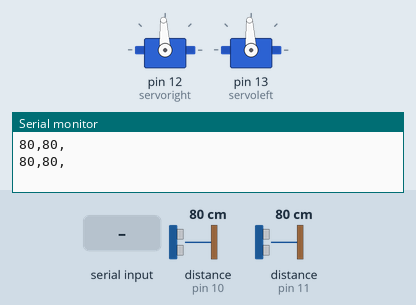
Simulated run of this sketch. Board: Arduino Uno, built with avr-gcc and run on an emulated ATmega328P. On the bench: 2 × servo, the last lines printed to the serial monitor. Wiring (inferred from the names in the program): 2 × ultrasonic range finder: trigger pin 10, echo pin 10 / trigger pin 11, echo pin 11. Inputs (shaded band) come from the test bench; at power-on: distance to the obstacle (sensors on pin 10, pin 11) 80 cm. The echo pulse lasts 58.3 µs per cm.

Above: at 1.2 s.
1.3 s: "R" received over Serial
At 3.2 s:
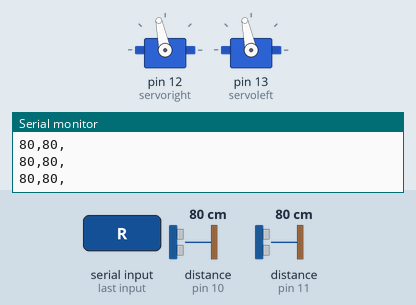
3.5 s: byte 52 ('4') received over Serial
At 4.6 s:
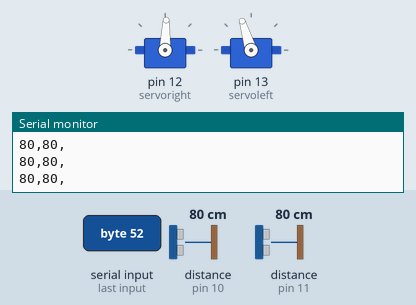
5.5 s: "B" received over Serial
At 6.9 s:
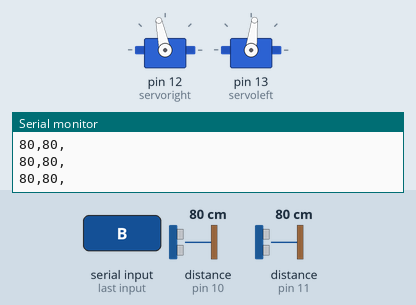
7.5 s: "2" received over Serial
At 9.3 s:
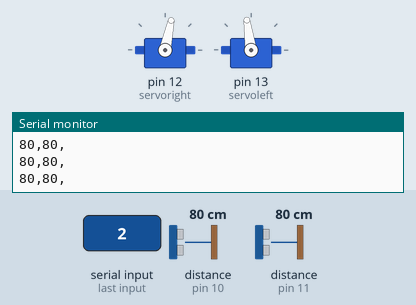
9.6 s: "Q" received over Serial
At 11.6 s:
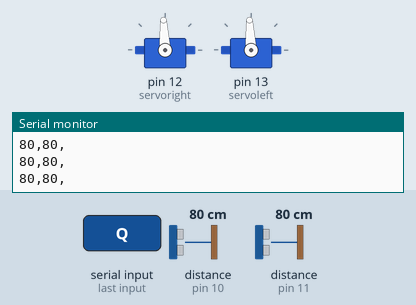
Timing chart, 0 to 13.1 s (numbered marks = the images above; inputs shaded):
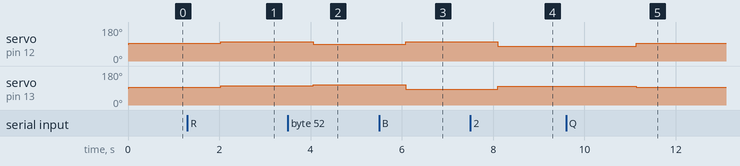

Measured:
- after the input at 1.3 s, servo on pin 12 (servoright), servo on pin 13 (servoleft): 93° → 102° after 0.73 s
- after the input at 3.5 s, servo on pin 12 (servoright): 102° → 88° after 0.56 s; servo on pin 13 (servoleft): 102° → 107° after 0.56 s
- after the input at 5.5 s, servo on pin 12 (servoright): 88° → 102° after 0.58 s; servo on pin 13 (servoleft): 107° → 83° after 0.58 s
- after the input at 7.5 s, servo on pin 12 (servoright): 102° → 78° after 0.60 s; servo on pin 13 (servoleft): 83° → 98° after 0.60 s
- after the input at 9.6 s, servo on pin 12 (servoright): 78° → 93° after 1.5 s; servo on pin 13 (servoleft): 98° → 93° after 1.5 s

The sketch:

RBB_avoid_obstacles.ino
```cpp
#include<Servo.h>
Servo servoright;
Servo servoleft;
int time = 1000;
int pingPin1 = 10;
int pingPin2 = 11;
long durationR,durationL,R,L;
bool cgo = false;
String state = "sstop";
void setup(){
  servoright.attach(12);
  servoleft.attach(13);
  Serial.begin(9600);
}
void loop(){

  //計算左右超音波的距離
  //disR();
  //disL();
  pinMode(pingPin1,OUTPUT);
  digitalWrite(pingPin1,LOW);
  delayMicroseconds(2);
  digitalWrite(pingPin1,HIGH);
  delayMicroseconds(5);
  digitalWrite(pingPin1,LOW);
  pinMode(pingPin1,INPUT);
  durationR = pulseIn(pingPin1,HIGH);
  R = durationR/58;

  pinMode(pingPin2,OUTPUT);
  digitalWrite(pingPin2,LOW);
  delayMicroseconds(2);
  digitalWrite(pingPin2,HIGH);
  delayMicroseconds(5);
  digitalWrite(pingPin2,LOW);
  pinMode(pingPin2,INPUT);
  durationL = pulseIn(pingPin2,HIGH);
  L = durationL/58;

  Serial.print(R);
  Serial.print(",");
  Serial.print(L);
  Serial.println(",");

  //自動模式
  if(cgo == true){
    if(R<30&& L<30){
      CR();
    }
    else if(R<30 && L>30){
      CL();
    }
    else if(R>30&& L<30){
      CR();
    }
    else{
      CF();
    }
  }
  else if(state=="sstop"){
    CS();
  }
  else if(state=="sfoword"){
    CF();
  }
  else if(state=="sback"){
    CB();
  }
  else if(state=="sleft"){
    CL();
  }
  else if(state=="sright"){
    CR();
  }
  else if(state=="sfl"){
    CFL();
  }
  else if(state=="sfll"){
    CFLL();
  }
  else if(state=="sfr"){
    CFR();
  }
  else if(state=="sfrr"){
    CFRR();
  }


  char c;


  if(Serial.available()>0)
  {
    c=Serial.read();
    if(c == 'T'){
      cgo = true;
      state = "sfoword";
    }
    else if(c == 'Q'){
      cgo = false;
      state = "sstop";
    }
    else if(c == 'F'){
      CF();
      state = "sfoword";
    }
    else if(c == 'S'){
      CS();
      state = "sstop";
    }
    else if(c == 'L'){
      CL();
      state = "sleft";
    }
    else if(c == 'R'){
      CR();
      state = "sright";
    }
    else if(c == 'B'){
      CB();
      state = "sback";
    }
    else if(c == '1'){
      CFL();
      state = "sfl";
    }
    else if(c == '2'){
      CFLL();
      state = "sfll";
    }
    else if(c == '3'){
      CFR();
      state = "sfr";
    }
    else if(c == '4'){
      CFRR();
      state = "sfrr";
    }
  }


  delay(time);
}

long disR(){
  pinMode(pingPin1,OUTPUT);
  digitalWrite(pingPin1,LOW);
  delayMicroseconds(2);
  digitalWrite(pingPin1,HIGH);
  delayMicroseconds(5);
  digitalWrite(pingPin1,LOW);
  pinMode(pingPin1,INPUT);
  durationR = pulseIn(pingPin1,HIGH);
  R = durationR/58;
  return (pulseIn(pingPin1,HIGH)/58);
}

long disL(){
  pinMode(pingPin2,OUTPUT);
  digitalWrite(pingPin2,LOW);
  delayMicroseconds(2);
  digitalWrite(pingPin2,HIGH);
  delayMicroseconds(5);
  digitalWrite(pingPin2,LOW);
  pinMode(pingPin2,INPUT);
  durationL = pulseIn(pingPin2,HIGH);
  L = durationL/58;
  return (pulseIn(pingPin2,HIGH)/58);
}

void CF(){
  servoleft.writeMicroseconds(1560);
  servoright.writeMicroseconds(1440);
}

void CS(){
  servoleft.writeMicroseconds(1500);
  servoright.writeMicroseconds(1500);
}

void CB(){
  servoleft.writeMicroseconds(1400);
  servoright.writeMicroseconds(1600);
}

void CL(){
  servoleft.writeMicroseconds(1400);
  servoright.writeMicroseconds(1400);
}

void CR(){
  servoleft.writeMicroseconds(1600);
  servoright.writeMicroseconds(1600);
}

void CFL(){
  servoright.writeMicroseconds(1440);
  servoleft.writeMicroseconds(1560);
}
void CFLL(){
  servoright.writeMicroseconds(1350);
  servoleft.writeMicroseconds(1550);
}
void CFR(){
  servoright.writeMicroseconds(1450);
  servoleft.writeMicroseconds(1570);
}
void CFRR(){
  servoright.writeMicroseconds(1450);
  servoleft.writeMicroseconds(1650);
}
void CBL(){
  servoleft.writeMicroseconds(1450);
  servoright.writeMicroseconds(1700);
}

void CBF(){
  servoleft.writeMicroseconds(1300);
  servoright.writeMicroseconds(1550);
}

void CSF(){
  servoright.writeMicroseconds(1480);
  servoleft.writeMicroseconds(1520);
}

void CSB(){
  servoleft.writeMicroseconds(1480);
  servoright.writeMicroseconds(1520);
}
```
